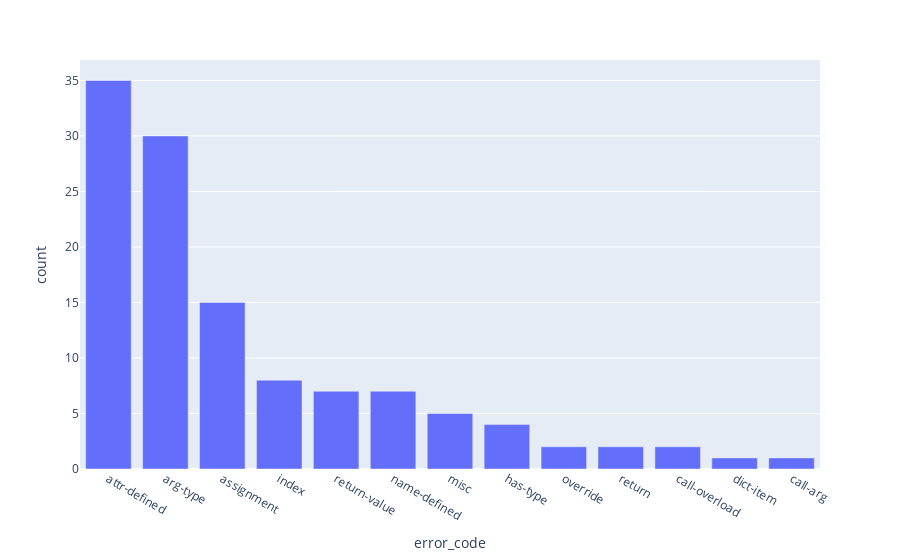

Source (notebook cell):
### Code cell
from spot.visualization import visualize_texts

def add_line_numbers(code: str):
    lines = code.split("\n")
    return "\n".join(f"{i+1:3d}|  {l}" for i, l in enumerate(lines))


to_display = []
for xs in error_groups["attr-defined"]:
    to_display.append(
        f"feedback: {xs[0]}\n"
        + "=========code=========\n"
        + add_line_numbers(xs[1].origin_code)
    )
visualize_texts(to_display)

### Figure 1 — Plotly figure (JSON) as saved in the notebook; plotly's stock layout.template omitted (floating-point values rounded to 4 significant figures)
{"data": [{"alignmentgroup": "True", "hovertemplate": "error_code=%{x}<br>count=%{y}<extra></extra>", "legendgroup": "", "marker": {"color": "#636efa", "pattern": {"shape": ""}}, "name": "", "offsetgroup": "", "orientation": "v", "showlegend": false, "textposition": "auto", "type": "bar", "x": ["attr-defined", "arg-type", "assignment", "index", "return-value", "name-defined", "misc", "has-type", "override", "return", "call-overload", "dict-item", "call-arg"], "xaxis": "x", "y": [35, 30, 15, 8, 7, 7, 5, 4, 2, 2, 2, 1, 1], "yaxis": "y"}], "layout": {"barmode": "relative", "legend": {"tracegroupgap": 0}, "margin": {"t": 60}, "xaxis": {"anchor": "y", "domain": [0, 1], "title": {"text": "error_code"}}, "yaxis": {"anchor": "x", "domain": [0, 1], "title": {"text": "count"}}}}
